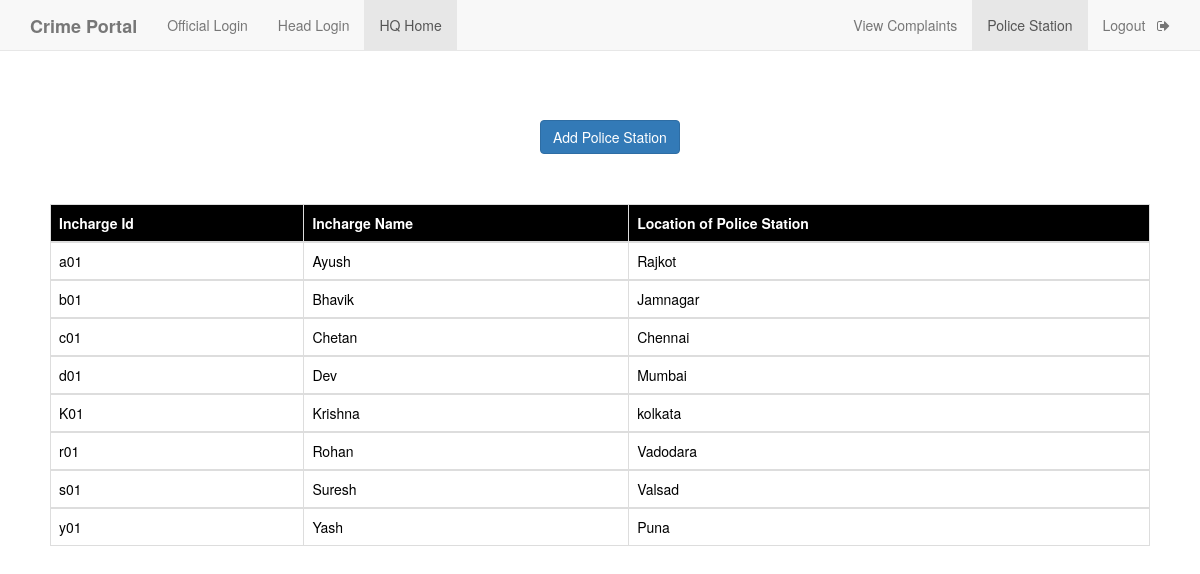
/head_view_police_station.php (signed in), run on the app's committed database.
### tables this page shows
CREATE TABLE `police_station` (
  `i_id` varchar(50) NOT NULL,
  `i_name` varchar(50) NOT NULL,
  `location` varchar(50) NOT NULL,
  `i_pass` varchar(50) NOT NULL
);

### head_view_police_station.php (the view, shortened to what this page needs)
<!DOCTYPE html>
<html>
<head>
    <?php
    $conn=mysqli_connect("sql205.epizy.com","epiz_34022729","PGI71ItO5cOQ","epiz_34022729_crime_portal");
    mysqli_select_db($conn,"epiz_34022729_crime_portal");
    $query="select i_id,i_name,location from police_station";
    $result=mysqli_query($conn,$query);
    ?>
	<link rel="stylesheet" type="text/css" href="https://maxcdn.bootstrapcdn.com/bootstrap/3.3.5/css/bootstrap.min.css">
	<link rel="stylesheet" type="text/css" href="https://maxcdn.bootstrapcdn.com/font-awesome/4.4.0/css/font-awesome.min.css">
</head>
<body>
	<nav  class="navbar navbar-default navbar-fixed-top">
  <div class="container">
    <div class="navbar-header">
      <a class="navbar-brand" href="home.php"><b>Crime Portal</b></a>
    </div>
    <div id="navbar" class="collapse navbar-collapse">
      <ul class="nav navbar-nav">
        <li><a href="official_login.php">Official Login</a></li>
        <li><a href="headlogin.php">Head Login</a></li>
        <li class="active"><a href="head_view_police_station.php">HQ Home</a></li>
      </ul>
      <ul class="nav navbar-nav navbar-right">
        <li><a href="headHome.php">View Complaints</a></li>
        <li class="active" ><a href="head_view_police_station.php">Police Station</a></li>
        <li><a href="h_logout.php">Logout &nbsp <i class="fa fa-sign-out" aria-hidden="true"></i></a></li>
      </ul>
    </div>
  </div>
 </nav>
 <div  style="margin-top: 10%;margin-left: 45%">
   <a href="police_station_add.php" class="btn btn-primary">Add Police Station</a>
 </div>
<div style="padding:50px;">
   <table class="table table-bordered">
    <thead class="thead-dark" style="background-color: black; color: white;">
      <tr>
        <th scope="col">Incharge Id</th>
        <th scope="col">Incharge Name</th>
        <th scope="col">Location of Police Station</th>
      </tr>
    </thead>
<?php
      while($rows=mysqli_fetch_assoc($result)){
    ?>
    <tbody style="background-color: white; color: black;">
      <tr>
        <td><?php echo $rows['i_id']; ?></td>
        <td><?php echo $rows['i_name']; ?></td>
        <td><?php echo $rows['location']; ?></td>
      </tr>
    </tbody>
    <?php
    }
    ?>
</table>
 </div>
</body>
</html>

### data on the page
police_station: i_id "a01", i_name "Ayush", location "Rajkot"
police_station: i_id "b01", i_name "Bhavik", location "Jamnagar"
police_station: i_id "c01", i_name "Chetan", location "Chennai"
police_station: i_id "d01", i_name "Dev", location "Mumbai"
police_station: i_id "K01", i_name "Krishna", location "kolkata"
police_station: i_id "r01", i_name "Rohan", location "Vadodara"
police_station: i_id "s01", i_name "Suresh", location "Valsad"
police_station: i_id "y01", i_name "Yash", location "Puna"
